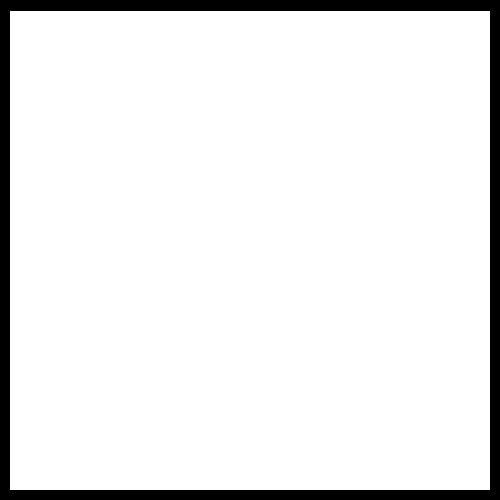
Frame 1 (no input)
Frame 60 (the mouse pressed at the canvas centre just before this capture): identical to frame 1, image omitted
Frame 120 (the mouse held since frame 60 and released just before this capture): identical to frame 1, image omitted

The Processing sketch that drew this single still picture (run headless with seeded random() and noise(); from frame 60 on, the mouse is pressed at the canvas centre):

// Processing sketch: Utile_5_7_a_vertex_2D
// ── Utile_5_7_a_vertex_2D.pde
void setup() {
  size(500,500) ;
}

void draw() {
  background(0) ;
 
  beginShape() ;
  vertex(10,10) ;
  vertex(width -10, 10) ;
  vertex(width-10, height-10) ;
  vertex(10, height-10) ;
  
  endShape() ;
  
}
